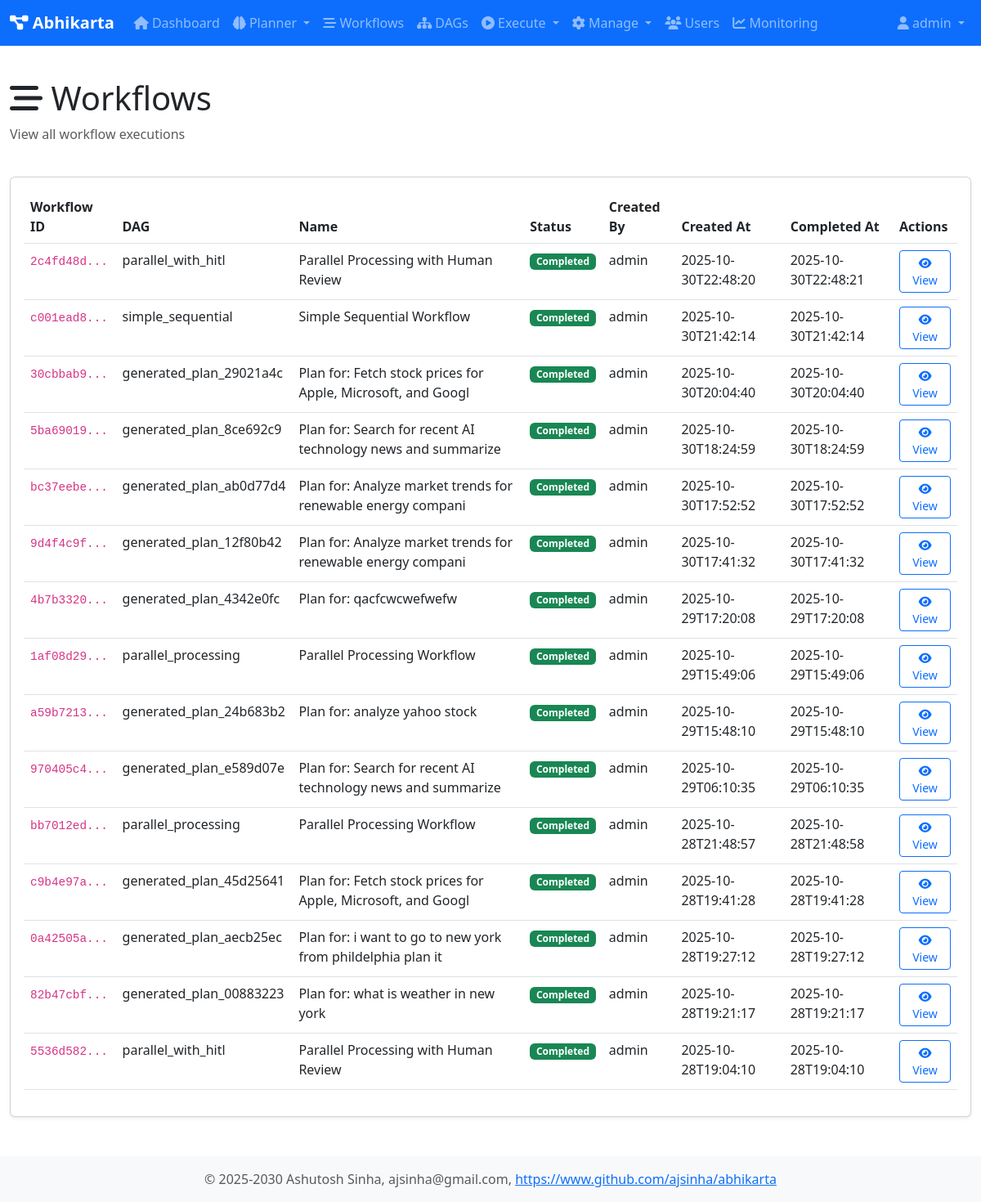
The page /workflows (signed in) on the database its author committed.
### tables this page shows
CREATE TABLE workflows (
                workflow_id TEXT PRIMARY KEY,
                dag_id TEXT NOT NULL,
                session_id TEXT,
                name TEXT,
                description TEXT,
                status TEXT DEFAULT 'pending',
                created_at TEXT DEFAULT CURRENT_TIMESTAMP,
                started_at TEXT,
                completed_at TEXT,
                created_by TEXT,
                graph_json TEXT,
                result TEXT,
                error TEXT
            );

### web/app1.py (the view)
@app.route('/workflows')
@login_required
def workflows():
    user = user_registry.get_user(session['user_id'])
    db = get_db()
    all_workflows = db.fetchall("SELECT * FROM workflows ORDER BY created_at DESC")
    return render_template('workflows.html', user=user, workflows=all_workflows)

### core/user_registry.py (called while the page is built)
    def is_admin(self) -> bool:
        return self.role == 'admin'

    def get_user(self, user_id: str) -> Optional[User]:
        return self._users.get(user_id)

### db/database.py (called while the page is built)
def get_db() -> Database:
    global _db_instance
    if _db_instance is None:
        _db_instance = Database(db_type='sqlite', db_path='/home/ashutosh/PycharmProjects/abhikarta/data/abhikarta.db')
        _db_instance.initialize_schema()
    return _db_instance

    @contextmanager
    def get_connection(self):
        conn = None
        try:
            if self.db_type == 'sqlite':
                conn = sqlite3.connect(self.db_path)
                conn.row_factory = sqlite3.Row
            elif self.db_type == 'postgresql':
                import psycopg2
                import psycopg2.extras
                conn = psycopg2.connect(**self.pg_params)
                conn.cursor_factory = psycopg2.extras.RealDictCursor
            yield conn
            conn.commit()
        except Exception as e:
            if conn:
                conn.rollback()
            raise e
        finally:
            if conn:
                conn.close()

    def fetchall(self, query: str, params: Tuple = ()) -> List[Dict[str, Any]]:
        with self.get_connection() as conn:
            cursor = conn.cursor()
            cursor.execute(query, params)
            rows = cursor.fetchall()
            return [dict(row) for row in rows]

### web/app1.py (called while the page is built)
def login_required(f):
    @wraps(f)
    def decorated_function(*args, **kwargs):
        if 'user_id' not in session:
            return redirect(url_for('login'))
        return f(*args, **kwargs)
    return decorated_function

### web/templates/workflows.html (shortened to what this page needs)
{% extends "base.html" %}
{% block content %}
<div class="row mb-4">
    <div class="col">
        <h1><i class="fas fa-stream"></i> Workflows</h1>
        <p class="text-muted">View all workflow executions</p>
    </div>
</div>
<div class="card">
    <div class="card-body">
        {% if workflows %}
        <div class="table-responsive">
            <table class="table table-hover">
                <thead>
                    <tr>
                        <th>Workflow ID</th>
                        <th>DAG</th>
                        <th>Name</th>
                        <th>Status</th>
                        <th>Created By</th>
                        <th>Created At</th>
                        <th>Completed At</th>
                        <th>Actions</th>
                    </tr>
                </thead>
                <tbody>
                    {% for workflow in workflows %}
                    <tr>
                        <td><code>{{ workflow.workflow_id[:8] }}...</code></td>
                        <td>{{ workflow.dag_id }}</td>
                        <td>{{ workflow.name or 'N/A' }}</td>
                        <td>
                            {% if workflow.status == 'running' %}
                                <span class="badge bg-info">Running</span>
                            {% elif workflow.status == 'completed' %}
                                <span class="badge bg-success">Completed</span>
                            {% elif workflow.status == 'failed' %}
                                <span class="badge bg-danger">Failed</span>
                            {% else %}
                                <span class="badge bg-secondary">{{ workflow.status }}</span>
                            {% endif %}
                        </td>
                        <td>{{ workflow.created_by or 'N/A' }}</td>
                        <td>{{ workflow.created_at[:19] }}</td>
                        <td>{{ workflow.completed_at[:19] if workflow.completed_at else 'N/A' }}</td>
                        <td>
                            <a href="{{ url_for('workflow_detail', workflow_id=workflow.workflow_id) }}"
                               class="btn btn-sm btn-outline-primary">
                                <i class="fas fa-eye"></i> View
                            </a>
                        </td>
                    </tr>
                    {% endfor %}
                </tbody>
            </table>
        </div>
        {% else %}
        <p class="text-muted">No workflows yet.</p>
        {% endif %}
    </div>
</div>
{% endblock %}

### web/static/css/style.css (style rules this page uses)
body { min-height: 100vh; display: flex; flex-direction: column; }
.card { margin-bottom: 1.5rem; box-shadow: 0 0.125rem 0.25rem rgba(0,0,0,.075); }
code { font-size: 90%; }

### rows shown on the page
workflows: workflow_id "2c4fd48d", dag_id "parallel_with_hitl", name "Parallel Processing with Human Review", status "Completed", created_by "admin", created_at "2025-10-30T22:48:20", completed_at "2025-10-30T22:48:21"
workflows: workflow_id "c001ead8", dag_id "simple_sequential", name "Simple Sequential Workflow", status "Completed", created_by "admin", created_at "2025-10-30T21:42:14", completed_at "2025-10-30T21:42:14"
workflows: workflow_id "30cbbab9", dag_id "generated_plan_29021a4c", name "Plan for: Fetch stock prices for Apple, Microsoft, and Googl", status "Completed", created_by "admin", created_at "2025-10-30T20:04:40", completed_at "2025-10-30T20:04:40"
workflows: workflow_id "5ba69019", dag_id "generated_plan_8ce692c9", name "Plan for: Search for recent AI technology news and summarize", status "Completed", created_by "admin", created_at "2025-10-30T18:24:59", completed_at "2025-10-30T18:24:59"
workflows: workflow_id "bc37eebe", dag_id "generated_plan_ab0d77d4", name "Plan for: Analyze market trends for renewable energy compani", status "Completed", created_by "admin", created_at "2025-10-30T17:52:52", completed_at "2025-10-30T17:52:52"
workflows: workflow_id "9d4f4c9f", dag_id "generated_plan_12f80b42", name "Plan for: Analyze market trends for renewable energy compani", status "Completed", created_by "admin", created_at "2025-10-30T17:41:32", completed_at "2025-10-30T17:41:32"
workflows: workflow_id "4b7b3320", dag_id "generated_plan_4342e0fc", name "Plan for: qacfcwcwefwefw", status "Completed", created_by "admin", created_at "2025-10-29T17:20:08", completed_at "2025-10-29T17:20:08"
workflows: workflow_id "1af08d29", dag_id "parallel_processing", name "Parallel Processing Workflow", status "Completed", created_by "admin", created_at "2025-10-29T15:49:06", completed_at "2025-10-29T15:49:06"
workflows: workflow_id "a59b7213", dag_id "generated_plan_24b683b2", name "Plan for: analyze yahoo stock", status "Completed", created_by "admin", created_at "2025-10-29T15:48:10", completed_at "2025-10-29T15:48:10"
workflows: workflow_id "970405c4", dag_id "generated_plan_e589d07e", name "Plan for: Search for recent AI technology news and summarize", status "Completed", created_by "admin", created_at "2025-10-29T06:10:35", completed_at "2025-10-29T06:10:35"
workflows: workflow_id "bb7012ed", dag_id "parallel_processing", name "Parallel Processing Workflow", status "Completed", created_by "admin", created_at "2025-10-28T21:48:57", completed_at "2025-10-28T21:48:58"
workflows: workflow_id "c9b4e97a", dag_id "generated_plan_45d25641", name "Plan for: Fetch stock prices for Apple, Microsoft, and Googl", status "Completed", created_by "admin", created_at "2025-10-28T19:41:28", completed_at "2025-10-28T19:41:28"
workflows: workflow_id "0a42505a", dag_id "generated_plan_aecb25ec", name "Plan for: i want to go to new york from phildelphia plan it", status "Completed", created_by "admin", created_at "2025-10-28T19:27:12", completed_at "2025-10-28T19:27:12"
workflows: workflow_id "82b47cbf", dag_id "generated_plan_00883223", name "Plan for: what is weather in new york", status "Completed", created_by "admin", created_at "2025-10-28T19:21:17", completed_at "2025-10-28T19:21:17"
workflows: workflow_id "5536d582", dag_id "parallel_with_hitl", name "Parallel Processing with Human Review", status "Completed", created_by "admin", created_at "2025-10-28T19:04:10", completed_at "2025-10-28T19:04:10"

### other values the page prints
{{ user.username }} "admin"
